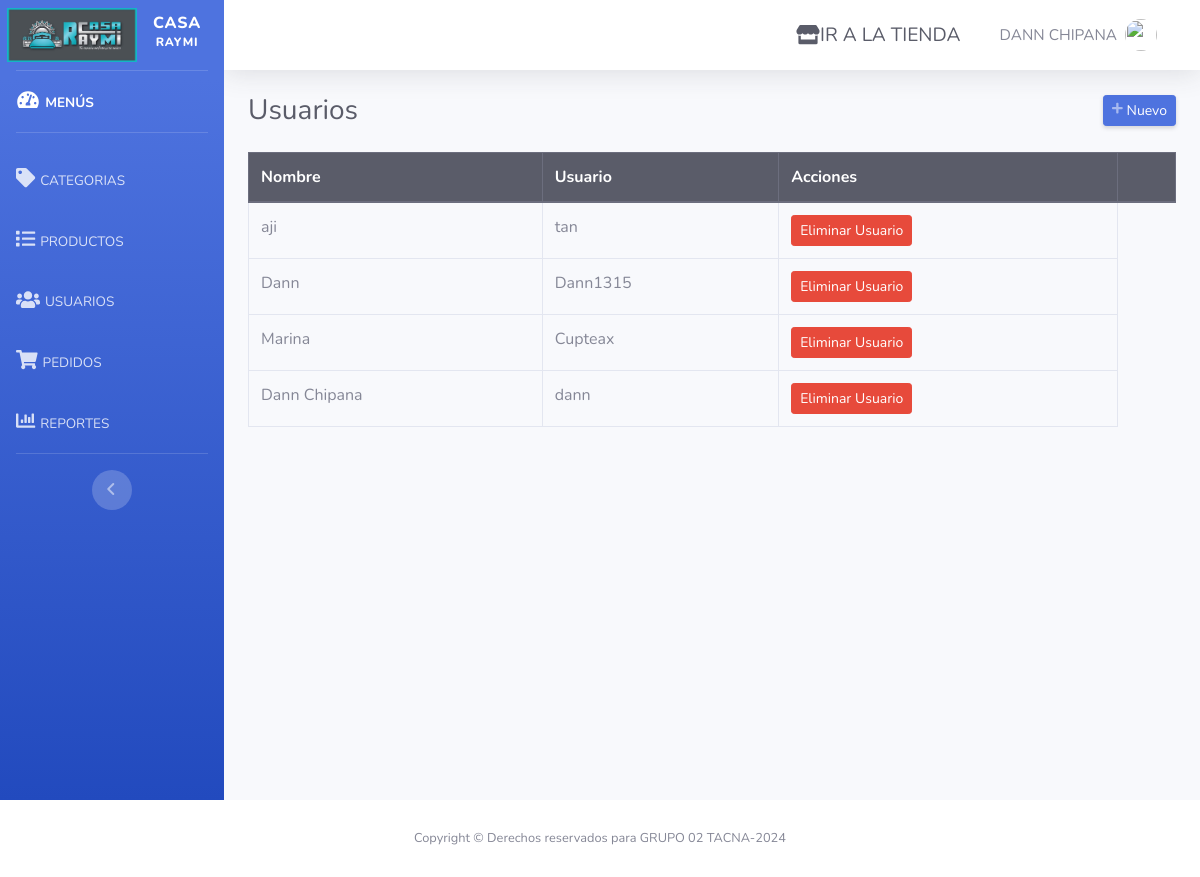
/admin/usuarios.php (signed in), run on the app's committed database.
### tables this page shows
CREATE TABLE `usuarios` (
  `id` int(11) NOT NULL,
  `usuario` varchar(20) NOT NULL,
  `nombre` varchar(100) NOT NULL,
  `clave` varchar(100) NOT NULL
);

### admin/usuarios.php (the view, shortened to what this page needs)
<?php
require_once "../config/conexion.php";
include("includes/header.php"); ?>
<div class="d-sm-flex align-items-center justify-content-between mb-4">
    <h1 class="h3 mb-0 text-gray-800">Usuarios</h1>
    <a href="#" class="d-none d-sm-inline-block btn btn-sm btn-primary shadow-sm" id="abrirProducto"><i class="fas fa-plus fa-sm text-white-50"></i> Nuevo</a>
</div>
<div class="row">
    <div class="col-md-12">
        <div class="table-responsive">
            <table class="table table-hover table-bordered" style="width: 100%;">
                <thead class="thead-dark">
                    <tr>
                        <th>Nombre</th>
                        <th>Usuario</th>
                        <th>Acciones</th>
                        <th></th>
                    </tr>
                </thead>
                <tbody>
                    <?php
                    $query = mysqli_query($conexion, "SELECT * FROM usuarios ORDER BY id DESC");
                    while ($data = mysqli_fetch_assoc($query)) { ?>
                        <tr>
                            <td><?php echo $data['nombre']; ?></td>
                            <td><?php echo $data['usuario']; ?></td>
                            <td><a href="usuarios.php?accion=usu&id=<?php echo $data['id']; ?>" class="btn btn-danger btn-sm">Eliminar Usuario</a></td>
                        </tr>
                    <?php } ?>
                </tbody>
            </table>
        </div>
    </div>
</div>
</div>
</div>
<?php include("includes/footer.php"); ?>

### data on the page
usuarios: nombre "aji", usuario "tan"
usuarios: nombre "Dann", usuario "Dann1315"
usuarios: nombre "Marina", usuario "Cupteax"
usuarios: nombre "Dann Chipana", usuario "dann"

### other printed values
$_SESSION['nombre'] "DANN CHIPANA"
